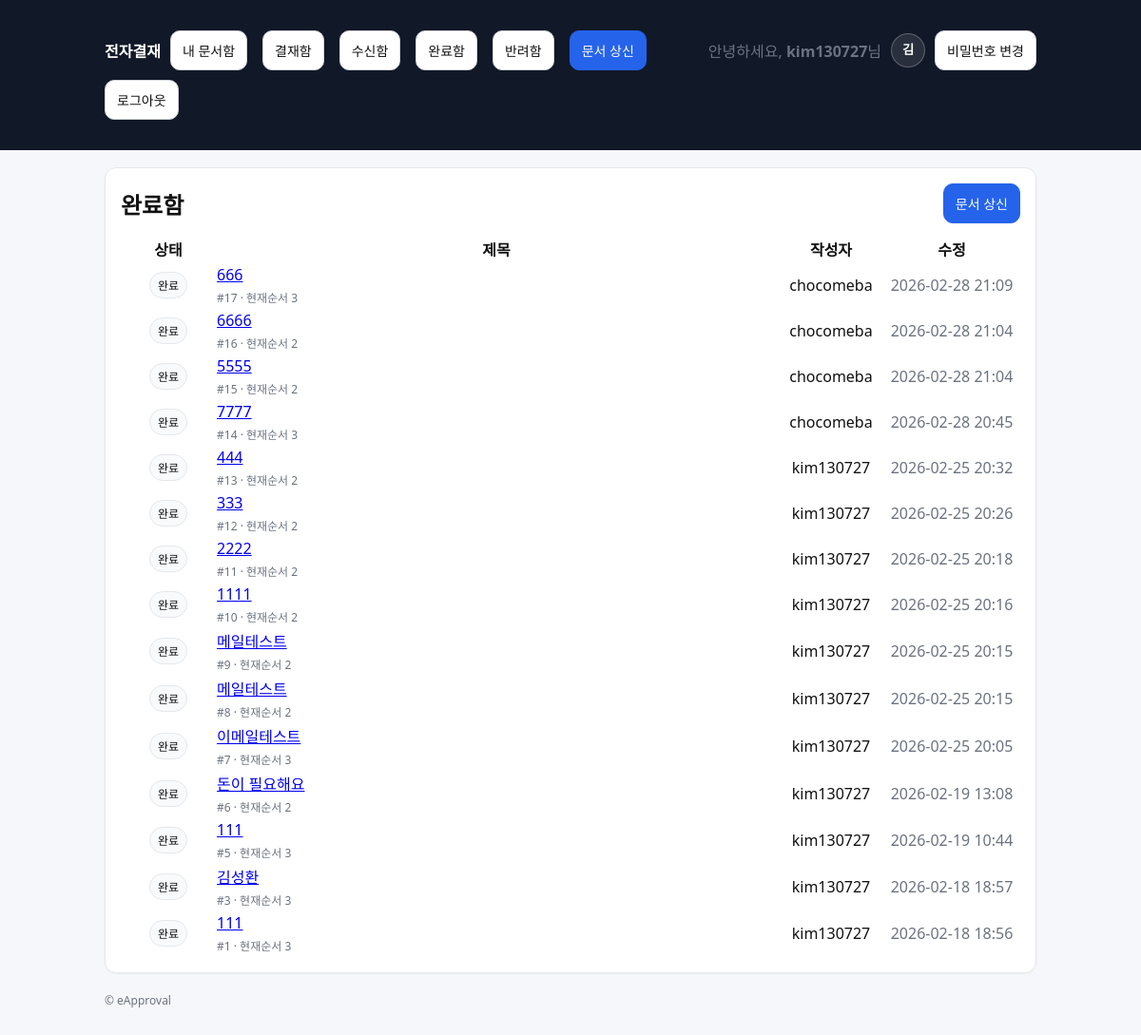
/approvals/completed/ (signed in), run on the app's committed database.
### accounts/models.py (models this page shows, shortened)
class Profile(models.Model):
    ROLE_MEMBER = "MEMBER"
    ROLE_CHAIR = "CHAIR"
    ROLE_CHOICES = [
        (ROLE_MEMBER, "일반회원"),
        (ROLE_CHAIR, "위원장"),
    ]
    user = models.OneToOneField(settings.AUTH_USER_MODEL, on_delete=models.CASCADE)
    full_name = models.CharField(max_length=150, blank=True, default="")
    phone = models.CharField(max_length=20, blank=True, null=True)
    role = models.CharField(max_length=20, choices=ROLE_CHOICES, default=ROLE_MEMBER)
    def display_name(self):
        if self.full_name and self.full_name.strip():
            return self.full_name.strip()
        if self.user.first_name and self.user.first_name.strip():
            return self.user.first_name.strip()
        return self.user.username

### approvals/models.py (models this page shows, shortened)
class Document(models.Model):
    class Status(models.TextChoices):
        DRAFT = "DRAFT", "임시"
        SUBMITTED = "SUBMITTED", "상신"
        IN_PROGRESS = "IN_PROGRESS", "진행중"
        REJECTED = "REJECTED", "반려"
        COMPLETED = "COMPLETED", "완료"
    title = models.CharField(max_length=200)
    content = models.TextField(blank=True)
    created_by = models.ForeignKey(
        settings.AUTH_USER_MODEL, on_delete=models.PROTECT, related_name="docs_created"
    )
    status = models.CharField(max_length=20, choices=Status.choices, default=Status.DRAFT)
    current_line_order = models.PositiveIntegerField(default=1)
    created_at = models.DateTimeField(auto_now_add=True)
    updated_at = models.DateTimeField(auto_now=True)

### approvals/views.py (the view)
# urls.py: path("approvals/completed/", views.completed_list, name="completed"),
@login_required
def completed_list(request):
    docs = completed_docs(request.user)
    return render(request, "approvals/doc_list.html", {"title": "완료함", "docs": docs})

### approvals/selectors.py (called while the page is built)
def completed_docs(user):
    return (
        Document.objects.filter(status=Document.Status.COMPLETED)
        .filter(Q(created_by=user) | Q(lines__user=user))
        .distinct()
        .order_by("-id")
    )

### templates/approvals/doc_list.html (shortened to what this page needs)
{% extends "base.html" %}
{% block content %}
  <div class="card">
    <div class="row" style="justify-content:space-between;">
      <h2 style="margin:0;">{{ title }}</h2>
      <a class="btn btn-primary" href="{% url 'approvals:doc_create' %}">문서 상신</a>
    </div>
    <div style="margin-top:12px;" class="table-wrap">
      <table class="table doc-table">
        <colgroup>
          <col style="width:96px;">
          <col style="width:auto;">
          <col style="width:110px;">
          <col style="width:140px;">
        </colgroup>
        <thead>
          <tr>
            <th>상태</th>
            <th>제목</th>
            <th>작성자</th>
            <th>수정</th>
          </tr>
        </thead>
        <tbody>
        {% for doc in docs %}
          <tr>
            <td><span class="badge">{{ doc.get_status_display }}</span></td>
            <td>
              <a href="{% url 'approvals:doc_detail' doc.id %}" style="display:inline-block;">
                {{ doc.title }}
              </a>
              <div class="muted" style="font-size:12px; margin-top:4px;">
                #{{ doc.id }} · 현재순서 {{ doc.current_line_order }}
              </div>
            </td>
            <td>{{ doc.created_by.username }}</td>
            <td class="muted">{{ doc.updated_at|date:"Y-m-d H:i" }}</td>
          </tr>
        {% empty %}
          <tr>
            <td colspan="4" class="muted">문서가 없습니다.</td>
          </tr>
        {% endfor %}
        </tbody>
      </table>
    </div>
  </div>
{% endblock %}

### templates/base.html (shortened to what this page needs)
<!doctype html>
<html lang="ko">
<head>
</head>
<body>
  <header>
    <div class="wrap">
      <nav>
        <a href="{% url 'approvals:home' %}"><strong>전자결재</strong></a>
        <a class="btn" href="{% url 'approvals:doc_list' %}">내 문서함</a>
        <a class="btn" href="{% url 'approvals:inbox' %}">결재함</a>
        <a class="btn" href="{% url 'approvals:received' %}">수신함</a>
        <a class="btn" href="{% url 'approvals:completed' %}">완료함</a>
        <a class="btn" href="{% url 'approvals:rejected' %}">반려함</a>
        <a class="btn btn-primary" href="{% url 'approvals:doc_create' %}">문서 상신</a>
        {% if user.is_authenticated %}
          <div class="profile-wrap">
        <span class="muted">안녕하세요, <strong>{{ user.username }}</strong>님</span>
  <button type="button" class="profile-btn" id="profileBtn" aria-haspopup="true" aria-expanded="false">
    <span class="profile-avatar">
      {{ user.profile.display_name|default:user.username|slice:":1" }}
    </span>
  </button>
    </div>
          <a class="btn" href="{% url 'accounts:password_change' %}">비밀번호 변경</a>
          <form method="post" action="{% url 'accounts:logout' %}" style="display:inline;">
            <button class="btn" type="submit">로그아웃</button>
          </form>
        {% else %}
          <a class="btn" href="{% url 'accounts:login' %}">로그인</a>
          <a class="btn btn-primary" href="{% url 'accounts:signup' %}">회원가입</a>
        {% endif %}
      </nav>
    </div>
  </header>
  <main class="wrap">
    {% block content %}{% endblock %}
    <footer class="muted">
      <div>© eApproval</div>
    </footer>
  </main>
</body>
</html>

### templates/base.html (style rules this page uses)
body { font-family: system-ui, -apple-system, Segoe UI, Roboto, "Noto Sans KR", Arial, sans-serif; margin:0; background:#f6f7fb; color:#111; }
header { background:#111827; color:#fff; padding:14px 18px; }
header a { color:#fff; text-decoration:none; }
.wrap { max-width: 980px; margin: 0 auto; padding: 18px; }
nav { display:flex; gap:10px; flex-wrap:wrap; align-items:center; }
.card { background:#fff; border:1px solid #e5e7eb; border-radius:12px; padding:16px; box-shadow: 0 1px 2px rgba(0,0,0,0.04); }
.btn { display:inline-block; padding:10px 12px; border-radius:10px; border:1px solid #d1d5db; background:#fff; text-decoration:none; color:#111; font-size:14px; }
.btn-primary { background:#2563eb; border-color:#2563eb; color:#fff; }
.btn + .btn { margin-left: 6px; }
.muted { color:#6b7280; }
.table { table-layout: fixed; width: 100%; }
.table th, .table td { white-space: nowrap; overflow: hidden; text-overflow: ellipsis; text-align: center; }
.table td:nth-child(2) { text-align: left; }
.table th:nth-child(2) { text-align: center; }
.table-wrap { width: 100%; overflow-x: auto; -webkit-overflow-scrolling: touch; }
.badge { display:inline-block; padding:4px 8px; border-radius:999px; font-size:12px; border:1px solid #e5e7eb; background:#f9fafb; }
.row { display:flex; gap:10px; flex-wrap:wrap; align-items:center; }
footer { padding: 20px 0; color:#6b7280; font-size:12px; }
.profile-wrap { display:flex; align-items:center; gap:10px; position:relative; }
.profile-btn { border:0; background:transparent; cursor:pointer; padding:0; line-height:0; }
.profile-avatar { width:34px; height:34px; border-radius:999px; display:flex; align-items:center; justify-content:center; background:#ffffff1a; border:1px solid rgba(255,255,255,0.25); color:#fff; font-weight:800; }

### data on the page
Document: status "완료", title "666", id "17", current_line_order "3", created_by.username "chocomeba", updated_at "2026-02-28 21:09"
Document: status "완료", title "6666", id "16", current_line_order "2", created_by.username "chocomeba", updated_at "2026-02-28 21:04"
Document: status "완료", title "5555", id "15", current_line_order "2", created_by.username "chocomeba", updated_at "2026-02-28 21:04"
Document: status "완료", title "7777", id "14", current_line_order "3", created_by.username "chocomeba", updated_at "2026-02-28 20:45"
Document: status "완료", title "444", id "13", current_line_order "2", created_by.username "kim130727", updated_at "2026-02-25 20:32"
Document: status "완료", title "333", id "12", current_line_order "2", created_by.username "kim130727", updated_at "2026-02-25 20:26"
Document: status "완료", title "2222", id "11", current_line_order "2", created_by.username "kim130727", updated_at "2026-02-25 20:18"
Document: status "완료", title "1111", id "10", current_line_order "2", created_by.username "kim130727", updated_at "2026-02-25 20:16"
Document: status "완료", title "메일테스트", id "9", current_line_order "2", created_by.username "kim130727", updated_at "2026-02-25 20:15"
Document: status "완료", title "메일테스트", id "8", current_line_order "2", created_by.username "kim130727", updated_at "2026-02-25 20:15"
Document: status "완료", title "이메일테스트", id "7", current_line_order "3", created_by.username "kim130727", updated_at "2026-02-25 20:05"
Document: status "완료", title "돈이 필요해요", id "6", current_line_order "2", created_by.username "kim130727", updated_at "2026-02-19 13:08"
Document: status "완료", title "111", id "5", current_line_order "3", created_by.username "kim130727", updated_at "2026-02-19 10:44"
Document: status "완료", title "김성환", id "3", current_line_order "3", created_by.username "kim130727", updated_at "2026-02-18 18:57"
Document: status "완료", title "111", id "1", current_line_order "3", created_by.username "kim130727", updated_at "2026-02-18 18:56"

### other printed values
{{ user.username }} "kim130727"
{{ user.profile.display_name|default:user.username|slice:":1" }} "김"
{{ title }} "완료함"
